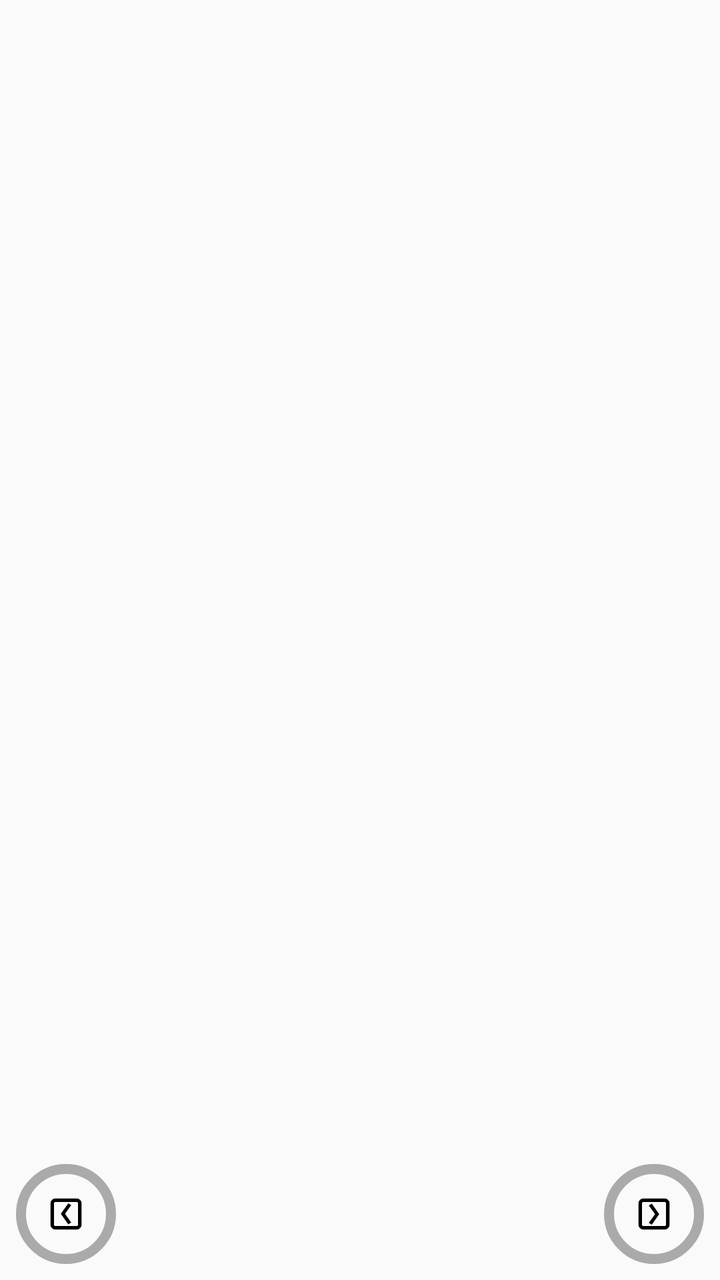
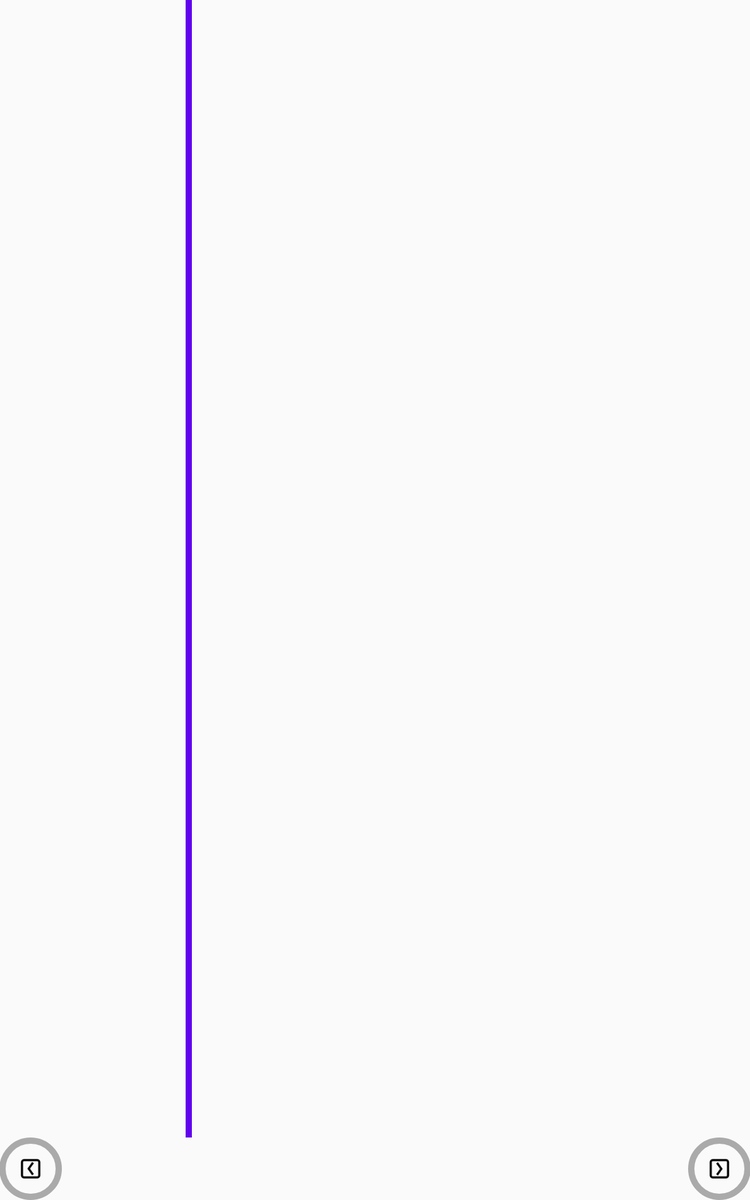

An Android layout and its configuration variant, each rendered on a device that would load it. The default file and the variant file are quoted in full after the pictures.
<!-- AndroidManifest.xml: application theme AppTheme -->
<!-- res/layout/activity_detail.xml -->
<?xml version="1.0" encoding="utf-8"?>
<LinearLayout xmlns:android="http://schemas.android.com/apk/res/android"
    android:layout_width="match_parent"
    android:layout_height="match_parent"
    android:orientation="vertical"
    android:padding="@dimen/recycler_view_side_dist" >

    <FrameLayout
        android:layout_width="match_parent"
        android:layout_height="match_parent"
        android:layout_weight="1"
        android:id="@+id/recipe_info_fragment" />

    <RelativeLayout
        android:layout_width="match_parent"
        android:layout_height="wrap_content"
        android:paddingTop="@dimen/recycler_view_side_dist"
        android:id="@+id/rl_info_list_nav_btn_container" >

        <ImageButton
            android:layout_width="50dp"
            android:layout_height="50dp"
            android:onClick="onNavigationButtonClicked"
            android:id="@+id/ib_info_list_nav_btn_prev"
            android:layout_alignParentStart="true"
            android:layout_alignParentLeft="true"
            android:src="@drawable/ic_icons8_prev_96"
            android:background="@drawable/recipe_info_list_nav_btn_background"/>

        <ImageButton
            android:layout_width="50dp"
            android:layout_height="50dp"
            android:onClick="onNavigationButtonClicked"
            android:id="@+id/ib_info_list_nav_btn_next"
            android:layout_alignParentEnd="true"
            android:layout_alignParentRight="true"
            android:src="@drawable/ic_icons8_next_96"
            android:background="@drawable/recipe_info_list_nav_btn_background"/>

    </RelativeLayout>

</LinearLayout>
<!-- resources referenced by this layout -->
<resources>
  <dimen name="recycler_view_side_dist">8dp</dimen>
  <!-- drawable ic_icons8_next_96: png bitmap (drawable-hdpi, 680 bytes) -->
  <!-- drawable ic_icons8_prev_96: png bitmap (drawable-hdpi, 696 bytes) -->
  <!-- drawable recipe_info_list_nav_btn_background (drawable) -->
  <?xml version="1.0" encoding="utf-8"?>
  <shape android:shape="oval" xmlns:android="http://schemas.android.com/apk/res/android">
      <stroke android:color="@android:color/darker_gray"
          android:width="5dp"/>
  </shape>
  <style name="AppTheme" parent="Theme.AppCompat.DayNight.DarkActionBar">
          
          <item name="colorPrimary">@color/colorPrimary</item>
          <item name="colorPrimaryDark">@color/colorPrimaryDark</item>
          <item name="colorAccent">@color/colorAccent</item>
      </style>
</resources>
<!-- res/layout-sw600dp/activity_detail.xml (the repository's variant of the layout above) -->
<!-- drawn on a 7-inch tablet held upright -->
<?xml version="1.0" encoding="utf-8"?>
<LinearLayout xmlns:android="http://schemas.android.com/apk/res/android"
    android:layout_width="match_parent"
    android:layout_height="match_parent"
    android:orientation="vertical"
    android:padding="@dimen/distance" >

    <LinearLayout
        android:layout_width="match_parent"
        android:layout_height="match_parent"
        android:layout_weight="1"
        android:orientation="horizontal" >

        <FrameLayout
            android:layout_width="0dp"
            android:layout_weight="1"
            android:layout_height="match_parent"
            android:id="@+id/recipe_info_fragment" />

        <View
            android:layout_width="@dimen/separator_view_width"
            android:layout_height="match_parent"
            android:background="@color/colorPrimary"
            android:layout_marginLeft="@dimen/distance"
            android:layout_marginStart="@dimen/distance" />

        <LinearLayout
            android:id="@+id/ll_recipe_info_list_detail"
            android:layout_height="match_parent"
            android:layout_width="0dp"
            android:layout_weight="3"
            android:layout_margin="@dimen/distance">

            <FrameLayout
                android:layout_width="match_parent"
                android:layout_height="match_parent"
                android:id="@+id/recipe_info_list_detail_fragment"/>

        </LinearLayout>

    </LinearLayout>

    <RelativeLayout
        android:layout_width="match_parent"
        android:layout_height="wrap_content"
        android:paddingTop="@dimen/distance"
        android:id="@+id/rl_info_list_nav_btn_container" >

        <ImageButton
            style="@style/image_button_prev_info_list"
            android:id="@+id/ib_info_list_nav_btn_prev" />

        <ImageButton
            style="@style/image_button_next_info_list"
            android:id="@+id/ib_info_list_nav_btn_next" />

    </RelativeLayout>

</LinearLayout>
<!-- resources referenced by the variant -->
<!-- as a 7-inch tablet held upright resolves them -->
<resources>
  <!-- from res/values-sw600dp/ -->
  <dimen name="separator_view_width">5dp</dimen>
  <style name="image_button_next_info_list" parent="image_button_info_list">
          <item name="android:layout_alignParentEnd">true</item>
          <item name="android:layout_alignParentRight">true</item>
          <item name="android:src">@drawable/ic_icons8_next_96</item>
      </style>
  <style name="image_button_prev_info_list" parent="image_button_info_list">
          <item name="android:layout_alignParentStart">true</item>
          <item name="android:layout_alignParentLeft">true</item>
          <item name="android:src">@drawable/ic_icons8_prev_96</item>
      </style>
  <style name="AppTheme" parent="Theme.AppCompat.DayNight.DarkActionBar">
          
          <item name="colorPrimary">@color/colorPrimary</item>
          <item name="colorPrimaryDark">@color/colorPrimaryDark</item>
          <item name="colorAccent">@color/colorAccent</item>
      </style>
  <style name="image_button_info_list" parent="image_button">
          <item name="android:background">@drawable/recipe_info_list_nav_btn_background</item>
      </style>
  <!-- drawable ic_icons8_next_96: png bitmap (drawable-hdpi, 680 bytes) -->
  <!-- drawable ic_icons8_prev_96: png bitmap (drawable-hdpi, 696 bytes) -->
  <style name="image_button" parent="AppTheme">
          <item name="android:layout_width">@dimen/image_button_size</item>
          <item name="android:layout_height">@dimen/image_button_size</item>
          <item name="android:onClick">@string/image_button_onclick_method_name</item>
      </style>
  <!-- drawable recipe_info_list_nav_btn_background (drawable) -->
  <?xml version="1.0" encoding="utf-8"?>
  <shape android:shape="oval" xmlns:android="http://schemas.android.com/apk/res/android">
      <stroke android:color="@android:color/darker_gray"
          android:width="5dp"/>
  </shape>
  <dimen name="image_button_size">50dp</dimen>
  <string name="image_button_onclick_method_name">onNavigationButtonClicked</string>
</resources>
